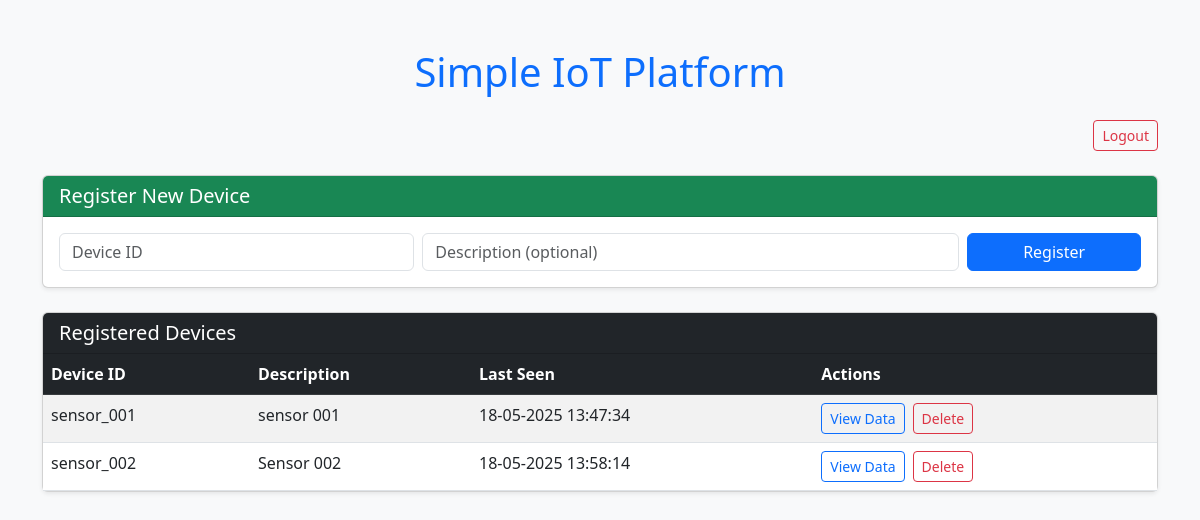
Page / (signed in) on the earlier database version.
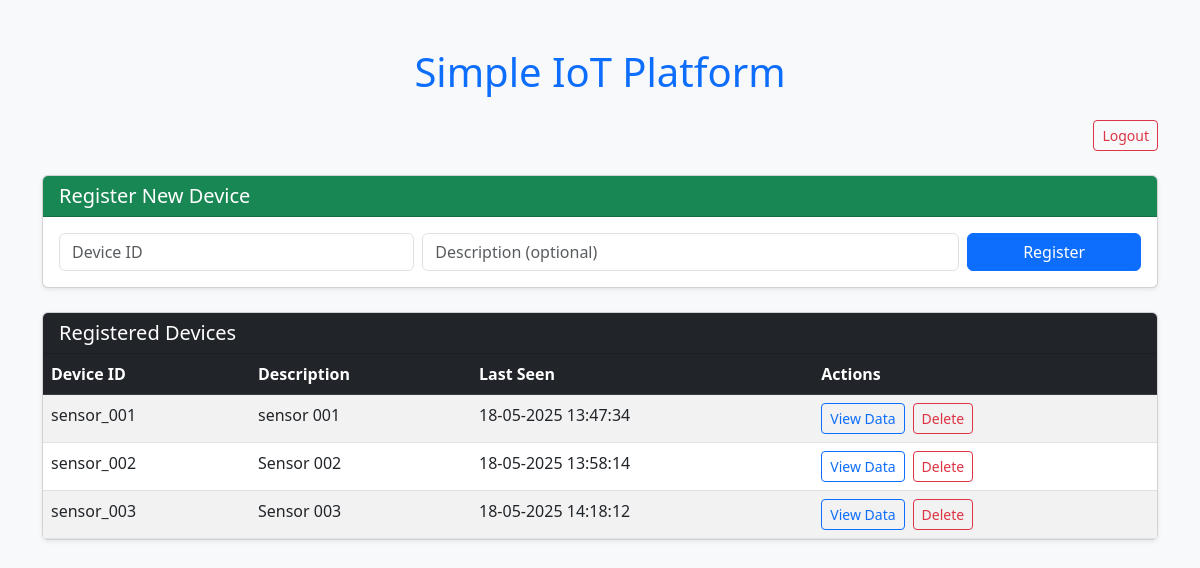
Same page on the later database version.
### main.py (models this page shows)
class Device(db.Model):
    device_id = db.Column(db.String(50), unique=True, nullable=False, primary_key=True)
    description = db.Column(db.String(200), nullable=True)
    sensordatas = db.relationship('SensorData', back_populates="device")

class SensorData(db.Model):
    id = db.Column(db.Integer, primary_key=True)
    device_id = db.Column(db.ForeignKey('device.device_id'), nullable=False)
    data = db.Column(db.Text, nullable=False)
    timestamp = db.Column(db.DateTime, nullable=False, default=datetime.utcnow)
    device = db.relationship('Device', back_populates="sensordatas")

### main.py (the view)
@app.route('/')
@login_required
def test():
    devices = Device.query.order_by(Device.device_id).all()
    return render_template('index.html', devices=devices, parse_time=parse_time)

### main.py (called while the page is built)
@login_manager.user_loader
def load_user(user_id):
    return User.query.get(int(user_id))

def parse_time(time):
    return time.strftime('%d-%m-%Y %H:%M:%S')

### templates/index.html (shortened to what this page needs)
<!DOCTYPE html>
<html lang="en">
<head>
    <link href="https://cdn.jsdelivr.net/npm/bootstrap@5.3.0/dist/css/bootstrap.min.css" rel="stylesheet">
</head>
<body class="bg-light">
    <div class="container py-5">
        <h1 class="mb-4 text-center text-primary">Simple IoT Platform</h1>
        <div class="text-end mb-4">
            <a href="{{ url_for('logout') }}" class="btn btn-sm btn-outline-danger">Logout</a>
        </div>
        <div class="card mb-4 shadow-sm">
            <div class="card-header bg-success text-white">
                <h5 class="mb-0">Register New Device</h5>
            </div>
            <div class="card-body">
                <form method="POST" action="{{ url_for('register_device_ui') }}">
                    <div class="row g-2 align-items-center">
                        <div class="col-md-4">
                            <input type="text" class="form-control" name="device_id" placeholder="Device ID" required>
                        </div>
                        <div class="col-md-6">
                            <input type="text" class="form-control" name="description" placeholder="Description (optional)">
                        </div>
                        <div class="col-md-2">
                            <button type="submit" class="btn btn-primary w-100">Register</button>
                        </div>
                    </div>
                </form>
            </div>
        </div>
        <div class="card shadow-sm">
            <div class="card-header bg-dark text-white">
                <h5 class="mb-0">Registered Devices</h5>
            </div>
            <div class="card-body p-0">
                <table class="table table-striped table-hover mb-0">
                    <thead class="table-dark">
                        <tr>
                            <th scope="col">Device ID</th>
                            <th scope="col">Description</th>
                            <th scope="col">Last Seen</th>
                            <th scope="col">Actions</th>
                        </tr>
                    </thead>
                    <tbody>
                    {% for device in devices %}
                        <tr>
                            <td>{{ device.device_id }}</td>
                            <td>{{ device.description or 'N/A' }}</td>
                            <td>
                                {% if device.sensordatas %}
                                    {{ parse_time(device.sensordatas[0].timestamp) }}
                                {% else %}
                                    No data
                                {% endif %}
                            </td>
                            <td>
                                <div class="d-flex gap-2">
                                    {% if device.sensordatas %}
                                        <a href="{{ url_for('device', device_id=device.device_id) }}" class="btn btn-sm btn-outline-primary">View Data</a>
                                    {% else %}
                                        <button class="btn btn-sm btn-secondary" disabled>No Data</button>
                                    {% endif %}
                                    <form method="POST" action="{{ url_for('delete_device', device_id=device.device_id) }}" onsubmit="return confirm('Are you sure you want to delete this device?');">
                                        <button type="submit" class="btn btn-sm btn-outline-danger">Delete</button>
                                    </form>
                                </div>
                            </td>
                        </tr>
                    {% endfor %}
                    </tbody>
                </table>
            </div>
        </div>
    </div>
</body>
</html>

Differences in the rows shown:
added Device: device_id "sensor_003", description "Sensor 003"
added SensorData: timestamp "18-05-2025 14:18:12"
